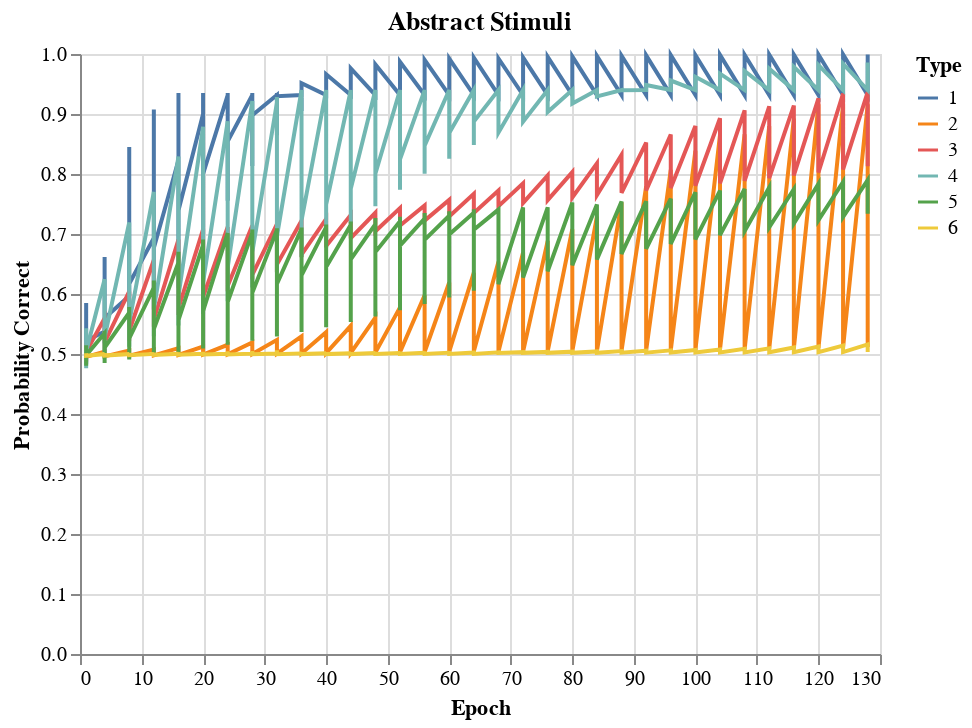

Notebook code for this chart:
### Code cell
import glob
import pandas as pd
import altair as alt

# load in csv files from abstract simulations
abstract_results = glob.glob('results/abstract/*')
results = sorted(abstract_results)

# create a list to store each the dataframe loaded from each csv
results_lst = []
for filename in results:
    df = pd.read_csv(filename, index_col=0, header=0)
    max_epochs = filename.split('_')[-1][:-4]  # extract max epochs
    df['Max Epochs'] = max_epochs
    results_lst.append(df)

# combine csv files using pandas
abstract_results_df = pd.concat(results_lst, axis=0, ignore_index=True)

# create the base plotting object
# mark_point() specifies to plot each data point
# mark_line() specifies to plot lines between points
# encode() and its arguments specify which columns from the data frame to read from and plot
base = alt.Chart(abstract_results_df).mark_point(filled=True).mark_line().encode(
    x=alt.X('Epoch'),
    y=alt.Y('Probability Correct', scale=alt.Scale(domain=(0, 1))),
    color='Type:N'
)

# create filters for each variable
models = ['resnet18', 'resnet152']
model_dropdown = alt.binding_radio(options=models)
model_select = alt.selection_single(fields=['Model'], bind=model_dropdown, name='model')

types = [1, 2, 3, 4, 5, 6]
type_dropdown = alt.binding_radio(options=types)
type_select = alt.selection_single(fields=['Type'], bind=type_dropdown, name="type")

losses = ['ll', 'hinge']
loss_dropdown = alt.binding_radio(options=losses)
loss_select = alt.selection_single(fields=['Loss Type'], bind=loss_dropdown, name='loss')

epochs = ['16', '32', '64', '128']
epochs_dropdown = alt.binding_radio(options=epochs)
epochs_select = alt.selection_single(fields=['Max Epochs'], bind=epochs_dropdown, name='epochs')

# add any additional _selects necessary inside add_selection
# and then add a separate transform_filter() for each select object
interactive_plot = base.add_selection(
    loss_select, epochs_select
).transform_filter(
    loss_select
).transform_filter(
    epochs_select    
).properties(title='Abstract Stimuli')

# display the plot in the notebook
# you may need to select all of the options once the plot is created to see something sensible
# it would be good to find a way to set a default value to plot initially
interactive_plot

### Figure 1 — Vega-Lite specification as saved in the notebook (floating-point values rounded to 4 significant figures; data arrays with more than 128 entries replaced by an {"elided": "..."} marker saying what was removed)
{"config": {"view": {"continuousWidth": 400, "continuousHeight": 300}}, "data": {"name": "data-7723d0058ed1c234e94d0de3971b2e30"}, "mark": "line", "encoding": {"color": {"type": "nominal", "field": "Type"}, "x": {"type": "quantitative", "field": "Epoch"}, "y": {"type": "quantitative", "field": "Probability Correct", "scale": {"domain": [0, 1]}}}, "selection": {"loss": {"type": "single", "fields": ["Loss Type"], "bind": {"input": "radio", "options": ["ll", "hinge"]}}, "epochs": {"type": "single", "fields": ["Max Epochs"], "bind": {"input": "radio", "options": ["16", "32", "64", "128"]}}}, "title": "Abstract Stimuli", "transform": [{"filter": {"selection": "loss"}}, {"filter": {"selection": "epochs"}}], "$schema": "https://vega.github.io/schema/vega-lite/v4.0.2.json", "datasets": {"data-7723d0058ed1c234e94d0de3971b2e30": {"elided": "768 records"}}}
